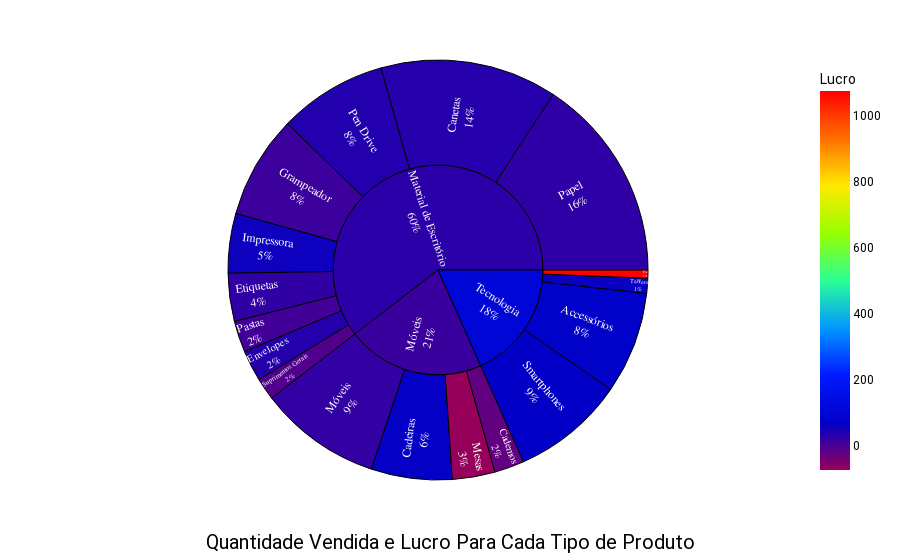

Notebook source saved alongside this figure:
### Code cell
figura_2 = px.sunburst(data_frame = data_frame, 
                    path = ['Categoria', 'Sub-Categoria'], 
                    values = 'Quantidade', 
                    color = 'Lucro', 
                    color_continuous_scale = 'rainbow', 
                    hover_data = {'Quantidade':True, 'Lucro':True},)

figura_2.update_traces(textfont = {'family':'arial'}, 
                    textinfo = 'label+percent entry', 
                    insidetextorientation = 'radial', 
                    marker = {'line':{'color':'black'}})   

figura_2.update_layout(title = {'text':'Quantidade Vendida e Lucro Para Cada Tipo de Produto', 'font':title_font, 'x':0.5, 'y':0.02, 'xanchor':'center', 'yanchor':'bottom'},
                    legend = {'font':legend_font}, 
                    font_color = 'black',
                    font = global_font,
                    plot_bgcolor = 'rgba(0,0,0,0)',
                    paper_bgcolor = 'rgba(0,0,0,0)')

### Figure 1 — Plotly figure (JSON) as saved in the notebook; plotly's stock layout.template omitted (floating-point values rounded to 4 significant figures)
{"data": [{"branchvalues": "total", "customdata": [[2963, 71.97], [2351, 64.39], [868, -23.99], [5144, 32.59], [903, 34.12], [1396, 22.41], [234, 1075.0], [2992, 10.92], [1729, 56.55], [1241, -74.95], [3554, 20.24], [5949, 23.56], [912, 5.658], [3154, 35.1], [3281, 66.66], [640, -8.218], [440, 60.37], [22819, 26.77], [8014, 13.66], [6918, 102.6]], "domain": {"x": [0, 1], "y": [0, 1]}, "hovertemplate": "labels=%{label}<br>Quantidade=%{customdata[0]}<br>parent=%{parent}<br>id=%{id}<br>Lucro=%{color}<extra></extra>", "ids": ["Tecnologia/Accessórios", "Móveis/Cadeiras", "Móveis/Cadernos", "Material de Escritório/Canetas", "Material de Escritório/Envelopes", "Material de Escritório/Etiquetas", "Tecnologia/Fax", "Material de Escritório/Grampeador", "Material de Escritório/Impressora", "Móveis/Mesas", "Móveis/Móveis", "Material de Escritório/Papel", "Material de Escritório/Pastas", "Material de Escritório/Pen Drive", "Tecnologia/Smartphones", "Material de Escritório/Suprimentos Gerais", "Tecnologia/Tablets", "Material de Escritório", "Móveis", "Tecnologia"], "insidetextorientation": "radial", "labels": ["Accessórios", "Cadeiras", "Cadernos", "Canetas", "Envelopes", "Etiquetas", "Fax", "Grampeador", "Impressora", "Mesas", "Móveis", "Papel", "Pastas", "Pen Drive", "Smartphones", "Suprimentos Gerais", "Tablets", "Material de Escritório", "Móveis", "Tecnologia"], "marker": {"coloraxis": "coloraxis", "colors": [71.97, 64.39, -23.99, 32.59, 34.12, 22.41, 1075.0, 10.92, 56.55, -74.95, 20.24, 23.56, 5.658, 35.1, 66.66, -8.218, 60.37, 26.77, 13.66, 102.6], "line": {"color": "black"}}, "name": "", "parents": ["Tecnologia", "Móveis", "Móveis", "Material de Escritório", "Material de Escritório", "Material de Escritório", "Tecnologia", "Material de Escritório", "Material de Escritório", "Móveis", "Móveis", "Material de Escritório", "Material de Escritório", "Material de Escritório", "Tecnologia", "Material de Escritório", "Tecnologia", "", "", ""], "textfont": {"family": "arial"}, "textinfo": "label+percent entry", "type": "sunburst", "values": [2963, 2351, 868, 5144, 903, 1396, 234, 2992, 1729, 1241, 3554, 5949, 912, 3154, 3281, 640, 440, 22819, 8014, 6918]}], "layout": {"coloraxis": {"colorbar": {"title": {"text": "Lucro"}}, "colorscale": [[0, "rgb(150,0,90)"], [0.125, "rgb(0,0,200)"], [0.25, "rgb(0,25,255)"], [0.375, "rgb(0,152,255)"], [0.5, "rgb(44,255,150)"], [0.625, "rgb(151,255,0)"], [0.75, "rgb(255,234,0)"], [0.875, "rgb(255,111,0)"], [1, "rgb(255,0,0)"]]}, "font": {"color": "black", "family": "Roboto"}, "legend": {"font": {"color": "black", "size": 16}, "tracegroupgap": 0}, "margin": {"t": 60}, "paper_bgcolor": "rgba(0,0,0,0)", "plot_bgcolor": "rgba(0,0,0,0)", "title": {"font": {"color": "black", "size": 20}, "text": "Quantidade Vendida e Lucro Para Cada Tipo de Produto", "x": 0.5, "xanchor": "center", "y": 0.02, "yanchor": "bottom"}}}
